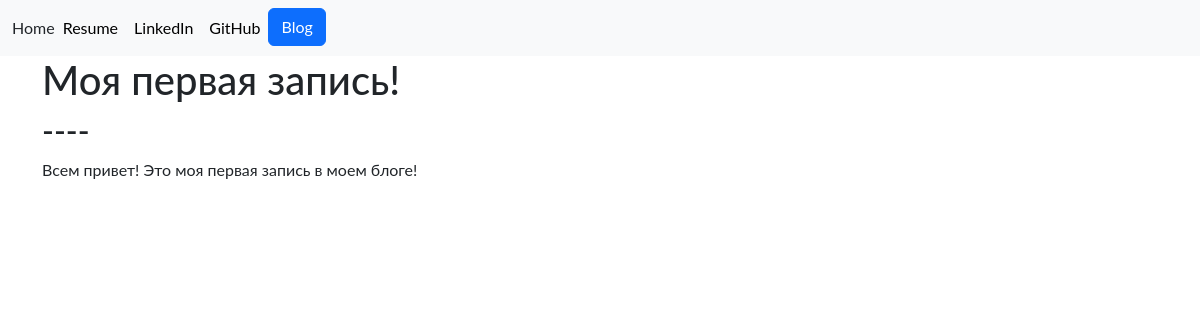
Page /blog/3/ on the committed database.
### blog/models.py (models this page shows, shortened)
class Blog(models.Model):
    title = models.CharField(max_length=100)
    date = models.DateTimeField(default=datetime.now())
    description = models.TextField(max_length=250)

### blog/views.py (the view)
# urls.py: path('<int:blog_id>/', views.detail, name='detail')
def detail(request, blog_id):
    blog = get_object_or_404(Blog, pk=blog_id)
    return render(request, 'blog/detail.html', {'blog': blog})

### blog/templates/blog/detail.html
{% extends 'portfolio/base.html' %}
{% block content %}<h1>{{ blog.title }}</h1>
<h2>--{{ blod.date|date:'F jS Y' }}--</h2>
{{ blog.description|safe }}
{% endblock %}

### portfolio/static/portfolio/style.css (style rules this page uses)
body { font-family: 'Lato', sans-serif; }

### rows in the picture
Blog: title "Моя первая запись!", description "Всем привет! Это моя первая запись в моем блоге!"
